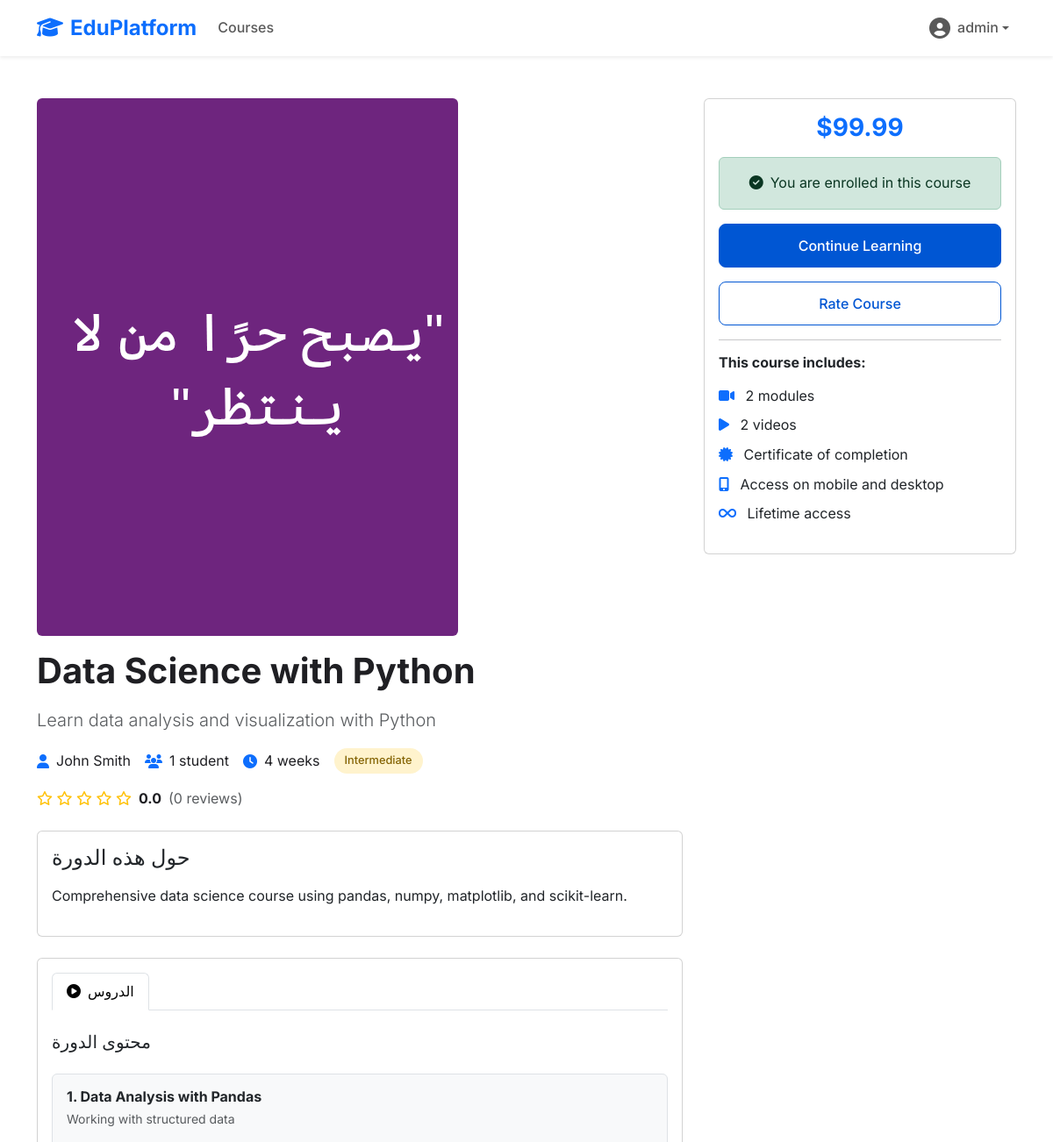
/courses/course/data-science-with-python/ (signed in, upper part), run on an earlier commit of the app's database.
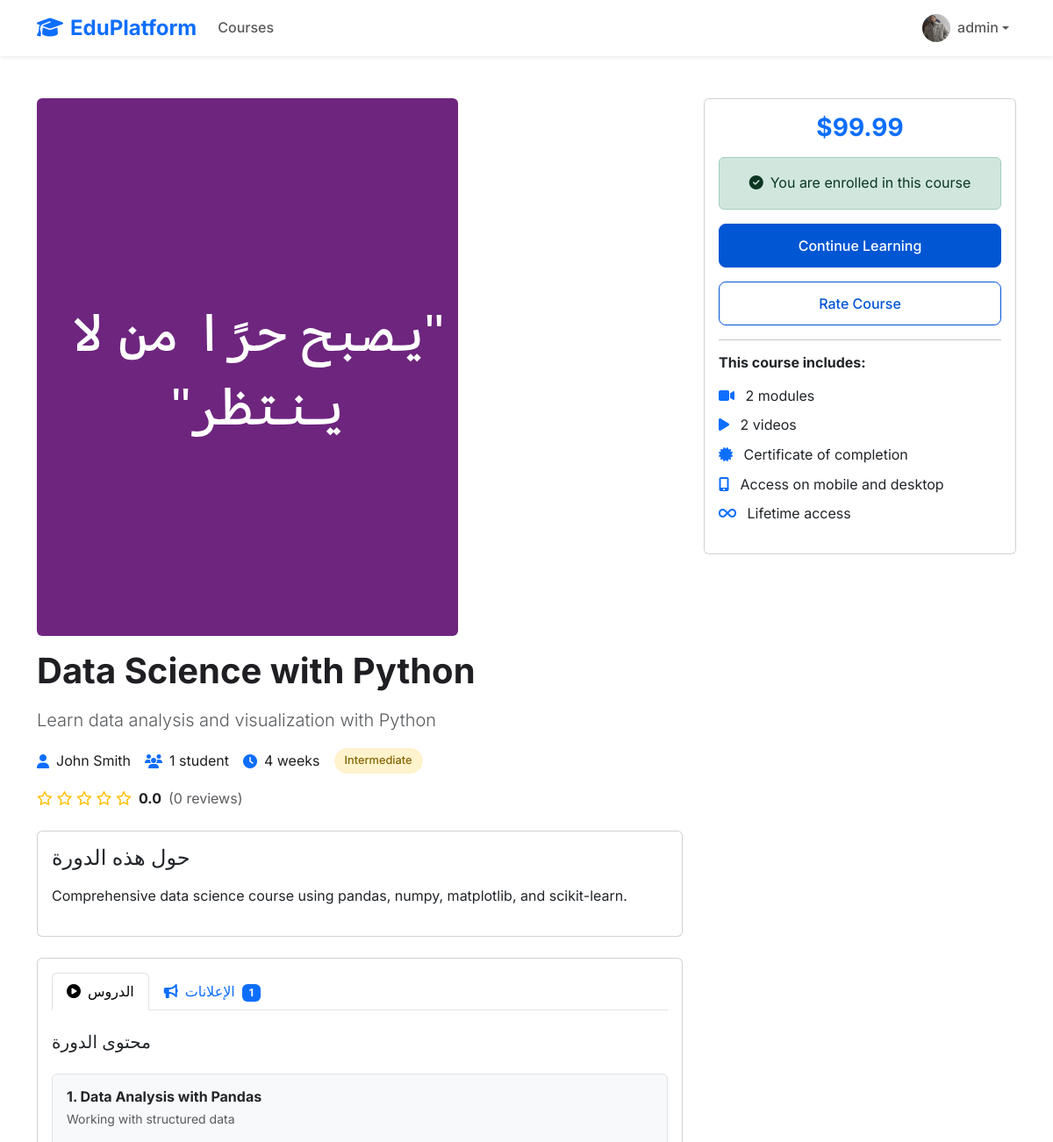
And on a later commit of the database.
### accounts/models.py (models this page shows, shortened)
class User(AbstractUser):
    USER_TYPE_CHOICES = [
        ('student', _('Student')),
        ('teacher', _('Teacher')),
        ('admin', _('Admin')),
    ]
    user_type = models.CharField(
        max_length=10,
        choices=USER_TYPE_CHOICES,
        default='student'
    )
    phone = models.CharField(max_length=15, blank=True, null=True)
    bio = models.TextField(blank=True, null=True)
    profile_picture = models.ImageField(
        upload_to='profile_pics/',
        blank=True,
        null=True
    )
    date_of_birth = models.DateField(blank=True, null=True)
    created_at = models.DateTimeField(auto_now_add=True)
    updated_at = models.DateTimeField(auto_now=True)
    @property
    def is_student(self):
        return self.user_type == 'student'
    @property
    def is_teacher(self):
        return self.user_type == 'teacher'

### courses/views.py (the view)
# urls.py: path('course/<slug:slug>/', views.CourseDetailView.as_view(), name='course_detail'),
class CourseDetailView(DetailView):
    model = Course
    template_name = 'courses/course_detail.html'
    context_object_name = 'course'
    def get_context_data(self, **kwargs):
        context = super().get_context_data(**kwargs)
        course = self.get_object()
        if self.request.user.is_authenticated:
            context['user_enrolled'] = Enrollment.objects.filter(
                student=self.request.user,
                course=course,
                enrollment_request__status='approved'
            ).exists()
            context['enrollment_request'] = course.enrollment_requests.filter(
                student=self.request.user
            ).first()
        context['modules'] = course.modules.prefetch_related('videos')
        context['ratings'] = course.ratings.select_related('student')[:5]
        context['avg_rating'] = course.average_rating
        if self.request.user.is_authenticated and (
            context.get('user_enrolled') or
            self.request.user == course.instructor or
            self.request.user.is_admin
        ):
            context['posts'] = course.posts.select_related('author').order_by('-is_pinned', '-created_at')[:10]
        return context

### courses/models.py (called while the page is built)
    @property
    def average_rating(self):
        ratings = self.ratings.all()
        if ratings:
            return sum(rating.score for rating in ratings) / len(ratings)
        return 0

    @property
    def total_students(self):
        return self.enrollments.count()

### templates/courses/course_detail.html (shortened to what the changed rows need)
{% extends 'base/base.html' %}
{% load static %}
{% block content %}
<div class="container py-5">
    <div class="row">
        <div class="col-lg-8">
            <div class="course-header mb-4">
                <h1 class="fw-bold mb-3">{{ course.title }}</h1>
            </div>
            <div class="card mb-4">
                <div class="card-body">
                    <ul class="nav nav-tabs mb-4" id="courseContentTabs" role="tablist">
                        {% if posts %}
                        <li class="nav-item" role="presentation">
                            <button class="nav-link" id="announcements-tab" data-bs-toggle="tab" data-bs-target="#announcements" type="button" role="tab" aria-controls="announcements" aria-selected="false">
                                <i class="fas fa-bullhorn me-2"></i>الإعلانات
                                <span class="badge bg-primary ms-1">{{ posts|length }}</span>
                            </button>
                        </li>
                        {% endif %}
                    </ul>
                </div>
            </div>
        </div>
    </div>
</div>
{% endblock %}

### templates/base/base.html (shortened to what this page needs)
<!DOCTYPE html>
<html lang="en">
<head>
    <link href="https://cdn.jsdelivr.net/npm/bootstrap@5.3.0/dist/css/bootstrap.min.css" rel="stylesheet">
    <link rel="stylesheet" href="https://cdnjs.cloudflare.com/ajax/libs/font-awesome/6.4.0/css/all.min.css">
    {% load static %}
    <link rel="stylesheet" href="{% static 'css/style.css' %}">
</head>
<body>
    <nav class="navbar navbar-expand-lg navbar-light bg-white shadow-sm">
        <div class="container">
            <a class="navbar-brand fw-bold text-primary" href="{% url 'courses:course_list' %}">
                <i class="fas fa-graduation-cap me-2"></i>EduPlatform
            </a>
            <div class="collapse navbar-collapse" id="navbarNav">
                <ul class="navbar-nav me-auto">
                    <li class="nav-item">
                        <a class="nav-link" href="{% url 'courses:course_list' %}">Courses</a>
                    </li>
                </ul>
                <ul class="navbar-nav">
                    {% if user.is_authenticated %}
                        <li class="nav-item dropdown">
                            <a class="nav-link dropdown-toggle d-flex align-items-center" href="#" role="button" data-bs-toggle="dropdown">
                                {% if user.profile_picture %}
                                    <img src="{{ user.profile_picture.url }}" class="rounded-circle me-2" width="32" height="32">
                                {% else %}
                                    <i class="fas fa-user-circle me-2 fs-4"></i>
                                {% endif %}
                                {{ user.first_name|default:user.username }}
                            </a>
                        </li>
                    {% endif %}
                </ul>
            </div>
        </div>
    </nav>
    <main>
        {% block content %}{% endblock %}
    </main>
    {% load static %}
</body>
</html>

What changed in the data, as far as the page shows it:
changed User "admin": profile_picture: picture added
Also different on the page:
{{ posts|length }}: (not shown) → "1"
text now shown: "الإعلانات"
